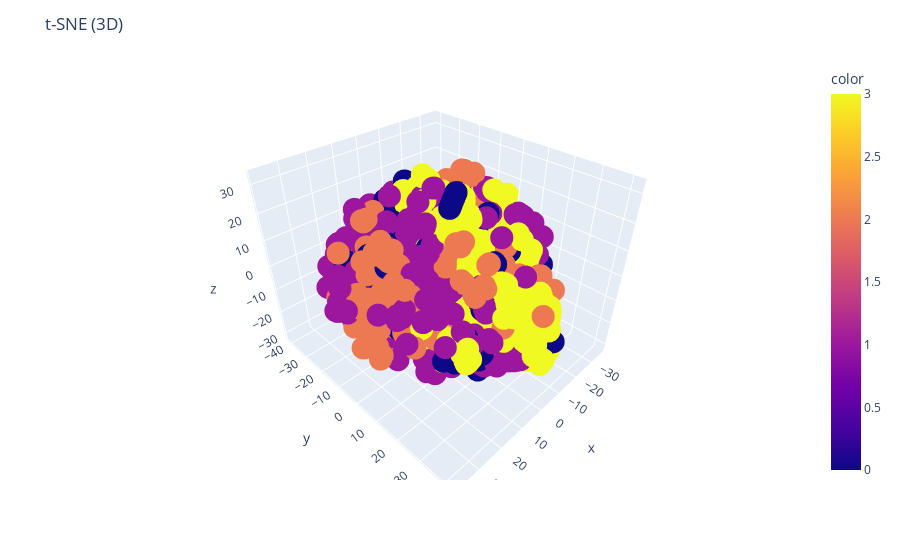

Source (notebook cell):
### Code cell
plot_tsne_images_3d_plotly(images,labels)

### Figure 1 — Plotly figure (JSON) as saved in the notebook; plotly's stock layout.template omitted (floating-point values rounded to 4 significant figures; data arrays with more than 128 entries replaced by an {"elided": "..."} marker saying what was removed)
{"data": [{"hovertemplate": "x=%{x}<br>y=%{y}<br>z=%{z}<br>color=%{marker.color}<extra></extra>", "legendgroup": "", "marker": {"color": {"elided": "3096 int values"}, "coloraxis": "coloraxis", "symbol": "circle"}, "mode": "markers", "name": "", "scene": "scene", "showlegend": false, "type": "scatter3d", "x": {"elided": "3096 float values"}, "y": {"elided": "3096 float values"}, "z": {"elided": "3096 float values"}}], "layout": {"coloraxis": {"colorbar": {"title": {"text": "color"}}, "colorscale": [[0, "#0d0887"], [0.1111, "#46039f"], [0.2222, "#7201a8"], [0.3333, "#9c179e"], [0.4444, "#bd3786"], [0.5556, "#d8576b"], [0.6667, "#ed7953"], [0.7778, "#fb9f3a"], [0.8889, "#fdca26"], [1, "#f0f921"]]}, "legend": {"tracegroupgap": 0}, "margin": {"t": 60}, "scene": {"domain": {"x": [0, 1], "y": [0, 1]}, "xaxis": {"title": {"text": "x"}}, "yaxis": {"title": {"text": "y"}}, "zaxis": {"title": {"text": "z"}}}, "title": {"text": "t-SNE (3D)"}}}
